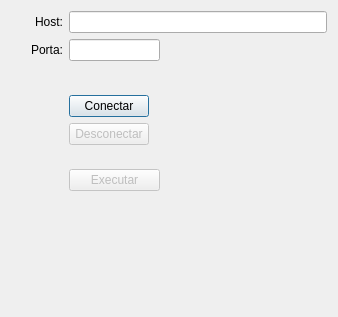
<?xml version="1.0" encoding="UTF-8"?>
<ui version="4.0">
 <class>cli_main_dlgClass</class>
 <widget class="QDialog" name="cli_main_dlgClass">
  <property name="geometry">
   <rect>
    <x>0</x>
    <y>0</y>
    <width>338</width>
    <height>317</height>
   </rect>
  </property>
  <property name="maximumSize">
   <size>
    <width>16777215</width>
    <height>317</height>
   </size>
  </property>
  <property name="windowTitle">
   <string>cli_main_dlg</string>
  </property>
  <layout class="QGridLayout" name="gridLayout">
   <item row="0" column="1">
    <widget class="QLabel" name="label_2">
     <property name="text">
      <string>Host:</string>
     </property>
     <property name="alignment">
      <set>Qt::AlignRight|Qt::AlignTrailing|Qt::AlignVCenter</set>
     </property>
    </widget>
   </item>
   <item row="0" column="2" colspan="2">
    <widget class="QLineEdit" name="edHost">
     <property name="sizePolicy">
      <sizepolicy hsizetype="Expanding" vsizetype="Fixed">
       <horstretch>0</horstretch>
       <verstretch>0</verstretch>
      </sizepolicy>
     </property>
    </widget>
   </item>
   <item row="1" column="0">
    <spacer name="horizontalSpacer">
     <property name="orientation">
      <enum>Qt::Horizontal</enum>
     </property>
     <property name="sizeType">
      <enum>QSizePolicy::Fixed</enum>
     </property>
     <property name="sizeHint" stdset="0">
      <size>
       <width>20</width>
       <height>20</height>
      </size>
     </property>
    </spacer>
   </item>
   <item row="1" column="1">
    <widget class="QLabel" name="label">
     <property name="text">
      <string>Porta:</string>
     </property>
     <property name="alignment">
      <set>Qt::AlignRight|Qt::AlignTrailing|Qt::AlignVCenter</set>
     </property>
    </widget>
   </item>
   <item row="1" column="2">
    <widget class="QLineEdit" name="edPort">
     <property name="maximumSize">
      <size>
       <width>91</width>
       <height>16777215</height>
      </size>
     </property>
    </widget>
   </item>
   <item row="1" column="3">
    <spacer name="horizontalSpacer_2">
     <property name="orientation">
      <enum>Qt::Horizontal</enum>
     </property>
     <property name="sizeHint" stdset="0">
      <size>
       <width>109</width>
       <height>20</height>
      </size>
     </property>
    </spacer>
   </item>
   <item row="2" column="2">
    <spacer name="verticalSpacer">
     <property name="orientation">
      <enum>Qt::Vertical</enum>
     </property>
     <property name="sizeType">
      <enum>QSizePolicy::Fixed</enum>
     </property>
     <property name="sizeHint" stdset="0">
      <size>
       <width>20</width>
       <height>28</height>
      </size>
     </property>
    </spacer>
   </item>
   <item row="3" column="2">
    <widget class="QPushButton" name="btBegin">
     <property name="sizePolicy">
      <sizepolicy hsizetype="Fixed" vsizetype="Fixed">
       <horstretch>0</horstretch>
       <verstretch>0</verstretch>
      </sizepolicy>
     </property>
     <property name="text">
      <string>Conectar</string>
     </property>
    </widget>
   </item>
   <item row="4" column="2">
    <widget class="QPushButton" name="btStop">
     <property name="enabled">
      <bool>false</bool>
     </property>
     <property name="sizePolicy">
      <sizepolicy hsizetype="Fixed" vsizetype="Fixed">
       <horstretch>0</horstretch>
       <verstretch>0</verstretch>
      </sizepolicy>
     </property>
     <property name="text">
      <string>Desconectar</string>
     </property>
    </widget>
   </item>
   <item row="5" column="2">
    <spacer name="verticalSpacer_3">
     <property name="orientation">
      <enum>Qt::Vertical</enum>
     </property>
     <property name="sizeType">
      <enum>QSizePolicy::Fixed</enum>
     </property>
     <property name="sizeHint" stdset="0">
      <size>
       <width>20</width>
       <height>18</height>
      </size>
     </property>
    </spacer>
   </item>
   <item row="6" column="2">
    <widget class="QPushButton" name="btCmd">
     <property name="enabled">
      <bool>false</bool>
     </property>
     <property name="text">
      <string>Executar</string>
     </property>
    </widget>
   </item>
   <item row="7" column="2">
    <spacer name="verticalSpacer_2">
     <property name="orientation">
      <enum>Qt::Vertical</enum>
     </property>
     <property name="sizeHint" stdset="0">
      <size>
       <width>20</width>
       <height>29</height>
      </size>
     </property>
    </spacer>
   </item>
  </layout>
 </widget>
 <layoutdefault spacing="6" margin="11"/>
 <resources/>
 <connections/>
</ui>
